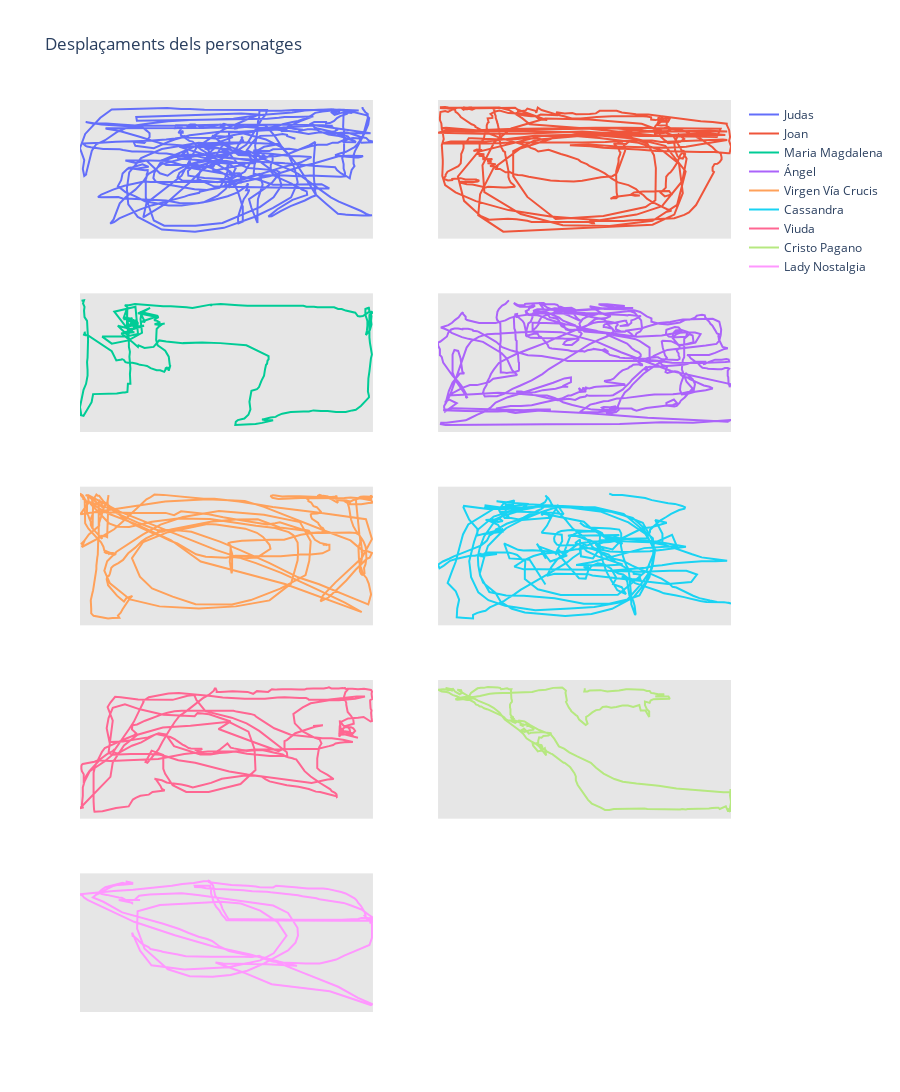

Source (notebook cell):
### Code cell
# DESPLAÇAMENTS PER PESONATGES

fig = make_subplots(rows = 5, cols = 2)
for n, player in enumerate(pd.unique(df["player"])):
    fig.add_trace(
        go.Scatter(
            name = player,
            x = df[df["player"] == player]["x"],
            y = df[df["player"] == player]["y"]
        ),
        row = n // 2 + 1,
        col = n % 2 + 1
    )

fig.update_yaxes(
    visible = False
)

fig.update_xaxes(
    visible = False
)

fig.update_layout(
    height = 1500,
    title_text = "Desplaçaments dels personatges",
    paper_bgcolor = "rgba(256, 256, 256, 256)",
    plot_bgcolor = "rgba(230, 230, 230, 256)"
)

fig.show()

### Figure 1 — Plotly figure (JSON) as saved in the notebook; plotly's stock layout.template omitted (floating-point values rounded to 4 significant figures; data arrays with more than 128 entries replaced by an {"elided": "..."} marker saying what was removed)
{"data": [{"name": "Judas", "type": "scatter", "x": {"elided": "1056 float values"}, "xaxis": "x", "y": {"elided": "1056 float values"}, "yaxis": "y"}, {"name": "Joan", "type": "scatter", "x": {"elided": "714 float values"}, "xaxis": "x2", "y": {"elided": "714 float values"}, "yaxis": "y2"}, {"name": "Maria Magdalena", "type": "scatter", "x": {"elided": "336 float values"}, "xaxis": "x3", "y": {"elided": "336 float values"}, "yaxis": "y3"}, {"name": "Ángel", "type": "scatter", "x": {"elided": "1307 float values"}, "xaxis": "x4", "y": {"elided": "1307 float values"}, "yaxis": "y4"}, {"name": "Virgen Vía Crucis", "type": "scatter", "x": {"elided": "670 float values"}, "xaxis": "x5", "y": {"elided": "670 float values"}, "yaxis": "y5"}, {"name": "Cassandra", "type": "scatter", "x": {"elided": "660 float values"}, "xaxis": "x6", "y": {"elided": "660 float values"}, "yaxis": "y6"}, {"name": "Viuda", "type": "scatter", "x": {"elided": "503 float values"}, "xaxis": "x7", "y": {"elided": "503 float values"}, "yaxis": "y7"}, {"name": "Cristo Pagano", "type": "scatter", "x": {"elided": "387 float values"}, "xaxis": "x8", "y": {"elided": "387 float values"}, "yaxis": "y8"}, {"name": "Lady Nostalgia", "type": "scatter", "x": {"elided": "392 float values"}, "xaxis": "x9", "y": {"elided": "392 float values"}, "yaxis": "y9"}], "layout": {"height": 1500, "paper_bgcolor": "rgba(256, 256, 256, 256)", "plot_bgcolor": "rgba(230, 230, 230, 256)", "title": {"text": "Desplaçaments dels personatges"}, "xaxis": {"anchor": "y", "domain": [0, 0.45], "visible": false}, "xaxis10": {"anchor": "y10", "domain": [0.55, 1], "visible": false}, "xaxis2": {"anchor": "y2", "domain": [0.55, 1], "visible": false}, "xaxis3": {"anchor": "y3", "domain": [0, 0.45], "visible": false}, "xaxis4": {"anchor": "y4", "domain": [0.55, 1], "visible": false}, "xaxis5": {"anchor": "y5", "domain": [0, 0.45], "visible": false}, "xaxis6": {"anchor": "y6", "domain": [0.55, 1], "visible": false}, "xaxis7": {"anchor": "y7", "domain": [0, 0.45], "visible": false}, "xaxis8": {"anchor": "y8", "domain": [0.55, 1], "visible": false}, "xaxis9": {"anchor": "y9", "domain": [0, 0.45], "visible": false}, "yaxis": {"anchor": "x", "domain": [0.848, 1], "visible": false}, "yaxis10": {"anchor": "x10", "domain": [0, 0.152], "visible": false}, "yaxis2": {"anchor": "x2", "domain": [0.848, 1], "visible": false}, "yaxis3": {"anchor": "x3", "domain": [0.636, 0.788], "visible": false}, "yaxis4": {"anchor": "x4", "domain": [0.636, 0.788], "visible": false}, "yaxis5": {"anchor": "x5", "domain": [0.424, 0.576], "visible": false}, "yaxis6": {"anchor": "x6", "domain": [0.424, 0.576], "visible": false}, "yaxis7": {"anchor": "x7", "domain": [0.212, 0.364], "visible": false}, "yaxis8": {"anchor": "x8", "domain": [0.212, 0.364], "visible": false}, "yaxis9": {"anchor": "x9", "domain": [0, 0.152], "visible": false}}}
